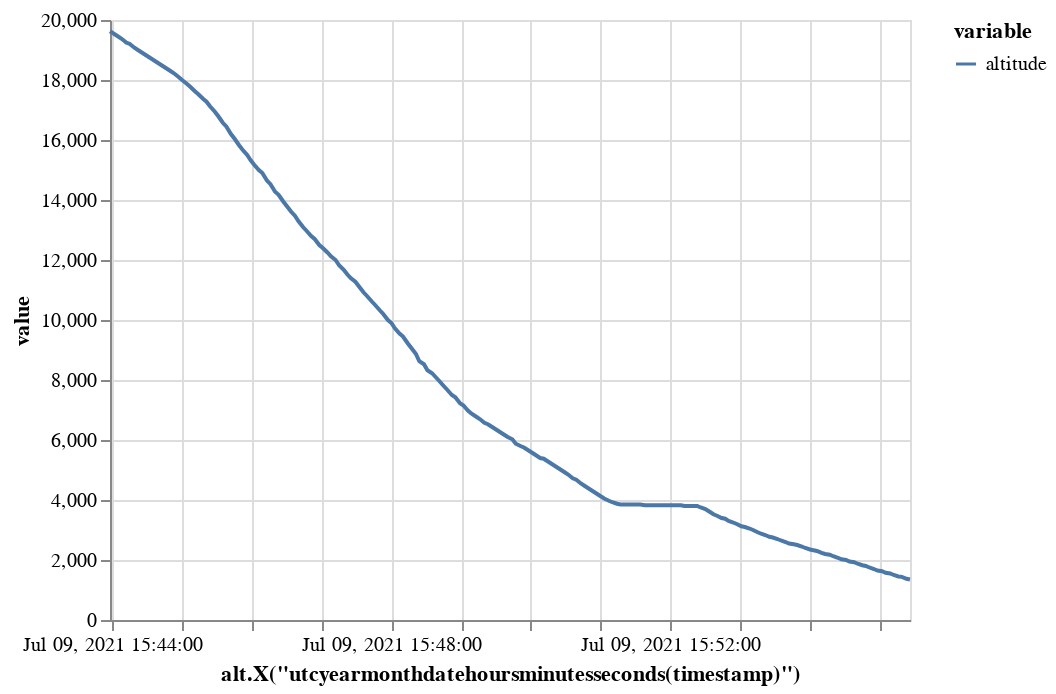

Source (notebook cell):
### Code cell
traffic[0].chart("altitude").encode()

### Figure 1 — Vega-Lite specification as saved in the notebook (floating-point values rounded to 4 significant figures; data arrays with more than 128 entries replaced by an {"elided": "..."} marker saying what was removed)
{"config": {"view": {"continuousWidth": 400, "continuousHeight": 300}}, "data": {"name": "data-690948a4af95d8eddfcf29dafb54ff3e"}, "mark": "line", "encoding": {"color": {"type": "nominal", "field": "variable"}, "x": {"type": "temporal", "field": "timestamp", "timeUnit": "utcyearmonthdatehoursminutesseconds", "title": "alt.X(\"utcyearmonthdatehoursminutesseconds(timestamp)\")"}, "y": {"type": "quantitative", "field": "value"}}, "transform": [{"fold": ["altitude"], "as": ["variable", "value"]}], "$schema": "https://vega.github.io/schema/vega-lite/v4.8.1.json", "datasets": {"data-690948a4af95d8eddfcf29dafb54ff3e": {"elided": "200 records"}}}
